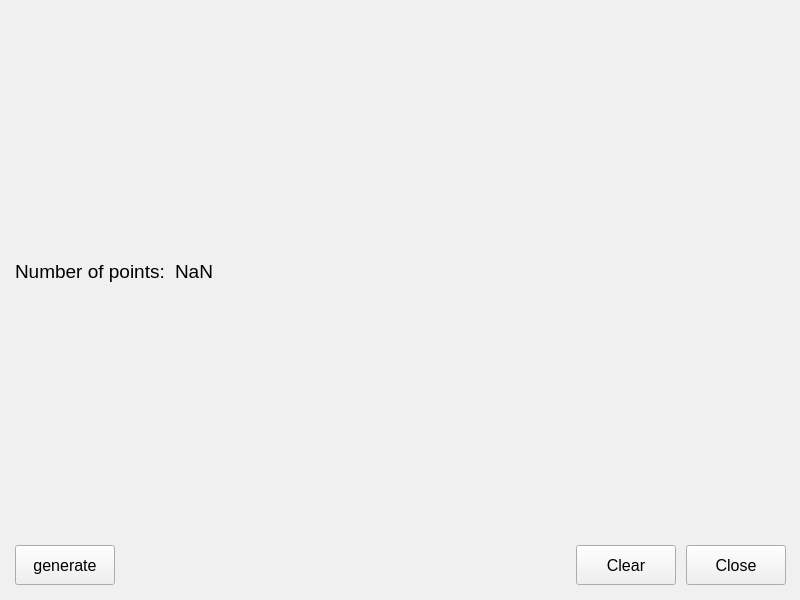
<?xml version="1.0" encoding="UTF-8"?>
<ui version="4.0">
 <class>MainWindow</class>
 <widget class="QWidget" name="MainWindow">
  <property name="windowModality">
   <enum>Qt::NonModal</enum>
  </property>
  <property name="enabled">
   <bool>true</bool>
  </property>
  <property name="geometry">
   <rect>
    <x>0</x>
    <y>0</y>
    <width>800</width>
    <height>600</height>
   </rect>
  </property>
  <property name="sizePolicy">
   <sizepolicy hsizetype="Preferred" vsizetype="Preferred">
    <horstretch>0</horstretch>
    <verstretch>0</verstretch>
   </sizepolicy>
  </property>
  <property name="minimumSize">
   <size>
    <width>400</width>
    <height>300</height>
   </size>
  </property>
  <property name="maximumSize">
   <size>
    <width>1600</width>
    <height>1200</height>
   </size>
  </property>
  <property name="sizeIncrement">
   <size>
    <width>0</width>
    <height>0</height>
   </size>
  </property>
  <property name="baseSize">
   <size>
    <width>0</width>
    <height>0</height>
   </size>
  </property>
  <property name="palette">
   <palette>
    <active>
     <colorrole role="WindowText">
      <brush brushstyle="SolidPattern">
       <color alpha="255">
        <red>200</red>
        <green>200</green>
        <blue>200</blue>
       </color>
      </brush>
     </colorrole>
     <colorrole role="Button">
      <brush brushstyle="SolidPattern">
       <color alpha="255">
        <red>45</red>
        <green>45</green>
        <blue>45</blue>
       </color>
      </brush>
     </colorrole>
     <colorrole role="Text">
      <brush brushstyle="SolidPattern">
       <color alpha="255">
        <red>163</red>
        <green>163</green>
        <blue>163</blue>
       </color>
      </brush>
     </colorrole>
     <colorrole role="ButtonText">
      <brush brushstyle="SolidPattern">
       <color alpha="255">
        <red>17</red>
        <green>17</green>
        <blue>17</blue>
       </color>
      </brush>
     </colorrole>
     <colorrole role="Window">
      <brush brushstyle="SolidPattern">
       <color alpha="255">
        <red>45</red>
        <green>45</green>
        <blue>45</blue>
       </color>
      </brush>
     </colorrole>
    </active>
    <inactive>
     <colorrole role="WindowText">
      <brush brushstyle="SolidPattern">
       <color alpha="255">
        <red>0</red>
        <green>0</green>
        <blue>0</blue>
       </color>
      </brush>
     </colorrole>
     <colorrole role="Button">
      <brush brushstyle="SolidPattern">
       <color alpha="255">
        <red>240</red>
        <green>240</green>
        <blue>240</blue>
       </color>
      </brush>
     </colorrole>
     <colorrole role="Text">
      <brush brushstyle="SolidPattern">
       <color alpha="255">
        <red>0</red>
        <green>0</green>
        <blue>0</blue>
       </color>
      </brush>
     </colorrole>
     <colorrole role="ButtonText">
      <brush brushstyle="SolidPattern">
       <color alpha="255">
        <red>0</red>
        <green>0</green>
        <blue>0</blue>
       </color>
      </brush>
     </colorrole>
     <colorrole role="Window">
      <brush brushstyle="SolidPattern">
       <color alpha="255">
        <red>240</red>
        <green>240</green>
        <blue>240</blue>
       </color>
      </brush>
     </colorrole>
    </inactive>
    <disabled>
     <colorrole role="WindowText">
      <brush brushstyle="SolidPattern">
       <color alpha="255">
        <red>120</red>
        <green>120</green>
        <blue>120</blue>
       </color>
      </brush>
     </colorrole>
     <colorrole role="Button">
      <brush brushstyle="SolidPattern">
       <color alpha="255">
        <red>45</red>
        <green>45</green>
        <blue>45</blue>
       </color>
      </brush>
     </colorrole>
     <colorrole role="Text">
      <brush brushstyle="SolidPattern">
       <color alpha="255">
        <red>120</red>
        <green>120</green>
        <blue>120</blue>
       </color>
      </brush>
     </colorrole>
     <colorrole role="ButtonText">
      <brush brushstyle="SolidPattern">
       <color alpha="255">
        <red>120</red>
        <green>120</green>
        <blue>120</blue>
       </color>
      </brush>
     </colorrole>
     <colorrole role="Window">
      <brush brushstyle="SolidPattern">
       <color alpha="255">
        <red>45</red>
        <green>45</green>
        <blue>45</blue>
       </color>
      </brush>
     </colorrole>
    </disabled>
   </palette>
  </property>
  <property name="mouseTracking">
   <bool>true</bool>
  </property>
  <property name="windowTitle">
   <string>Okno</string>
  </property>
  <property name="autoFillBackground">
   <bool>false</bool>
  </property>
  <widget class="QWidget" name="layoutWidget">
   <property name="geometry">
    <rect>
     <x>5</x>
     <y>4</y>
     <width>791</width>
     <height>591</height>
    </rect>
   </property>
   <layout class="QVBoxLayout" name="verticalLayout" stretch="0,0">
    <property name="leftMargin">
     <number>5</number>
    </property>
    <property name="topMargin">
     <number>5</number>
    </property>
    <property name="rightMargin">
     <number>5</number>
    </property>
    <property name="bottomMargin">
     <number>5</number>
    </property>
    <item>
     <layout class="QHBoxLayout" name="topBarLayout" stretch="1,6">
      <property name="spacing">
       <number>10</number>
      </property>
      <property name="leftMargin">
       <number>5</number>
      </property>
      <property name="topMargin">
       <number>5</number>
      </property>
      <property name="rightMargin">
       <number>5</number>
      </property>
      <property name="bottomMargin">
       <number>5</number>
      </property>
      <item>
       <widget class="QLabel" name="label">
        <property name="font">
         <font>
          <pointsize>14</pointsize>
         </font>
        </property>
        <property name="text">
         <string>Number of points:</string>
        </property>
       </widget>
      </item>
      <item>
       <widget class="QLabel" name="pointsCountLabel">
        <property name="font">
         <font>
          <pointsize>14</pointsize>
          <bold>false</bold>
         </font>
        </property>
        <property name="text">
         <string>NaN</string>
        </property>
       </widget>
      </item>
     </layout>
    </item>
    <item>
     <layout class="QHBoxLayout" name="footLayout" stretch="0,6,1">
      <property name="spacing">
       <number>10</number>
      </property>
      <property name="leftMargin">
       <number>5</number>
      </property>
      <property name="topMargin">
       <number>5</number>
      </property>
      <property name="rightMargin">
       <number>5</number>
      </property>
      <property name="bottomMargin">
       <number>5</number>
      </property>
      <item>
       <widget class="QPushButton" name="generateButton">
        <property name="minimumSize">
         <size>
          <width>100</width>
          <height>40</height>
         </size>
        </property>
        <property name="maximumSize">
         <size>
          <width>120</width>
          <height>40</height>
         </size>
        </property>
        <property name="font">
         <font>
          <pointsize>12</pointsize>
         </font>
        </property>
        <property name="text">
         <string>generate</string>
        </property>
       </widget>
      </item>
      <item alignment="Qt::AlignRight">
       <widget class="QPushButton" name="clearButton">
        <property name="sizePolicy">
         <sizepolicy hsizetype="Minimum" vsizetype="Preferred">
          <horstretch>0</horstretch>
          <verstretch>0</verstretch>
         </sizepolicy>
        </property>
        <property name="minimumSize">
         <size>
          <width>100</width>
          <height>40</height>
         </size>
        </property>
        <property name="maximumSize">
         <size>
          <width>120</width>
          <height>40</height>
         </size>
        </property>
        <property name="palette">
         <palette>
          <active>
           <colorrole role="Base">
            <brush brushstyle="SolidPattern">
             <color alpha="255">
              <red>255</red>
              <green>255</green>
              <blue>255</blue>
             </color>
            </brush>
           </colorrole>
          </active>
          <inactive>
           <colorrole role="Base">
            <brush brushstyle="SolidPattern">
             <color alpha="255">
              <red>255</red>
              <green>255</green>
              <blue>255</blue>
             </color>
            </brush>
           </colorrole>
          </inactive>
          <disabled>
           <colorrole role="Base">
            <brush brushstyle="SolidPattern">
             <color alpha="255">
              <red>240</red>
              <green>240</green>
              <blue>240</blue>
             </color>
            </brush>
           </colorrole>
          </disabled>
         </palette>
        </property>
        <property name="font">
         <font>
          <pointsize>12</pointsize>
          <bold>false</bold>
         </font>
        </property>
        <property name="autoFillBackground">
         <bool>false</bool>
        </property>
        <property name="text">
         <string>Clear</string>
        </property>
       </widget>
      </item>
      <item alignment="Qt::AlignRight">
       <widget class="QPushButton" name="closeButton">
        <property name="sizePolicy">
         <sizepolicy hsizetype="Minimum" vsizetype="Preferred">
          <horstretch>0</horstretch>
          <verstretch>0</verstretch>
         </sizepolicy>
        </property>
        <property name="minimumSize">
         <size>
          <width>100</width>
          <height>40</height>
         </size>
        </property>
        <property name="maximumSize">
         <size>
          <width>150</width>
          <height>40</height>
         </size>
        </property>
        <property name="font">
         <font>
          <pointsize>12</pointsize>
          <bold>false</bold>
         </font>
        </property>
        <property name="text">
         <string>Close</string>
        </property>
       </widget>
      </item>
     </layout>
    </item>
   </layout>
  </widget>
 </widget>
 <resources/>
 <connections/>
</ui>
